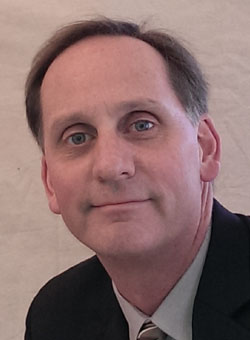
#> input picture prof_voyles.jpeg, 250 x 340 px
$ python main.py
#> lines starting #> are read from the running program, lines starting #| are printed output that depends on the picture
import cv2
import numpy as np

# Load an image from file
image = cv2.imread('prof_voyles.jpeg', cv2.IMREAD_GRAYSCALE)
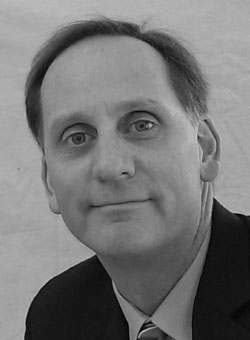
#> image: shape (340, 250); min 0, max 198, mean 117.6

# Apply GaussianBlur to reduce noise and help Canny edge detection
blurred = cv2.GaussianBlur(image, (5, 5), 0)

# Use Canny edge detector
#> (the run stopped early here; a loop or call above may not have finished)
